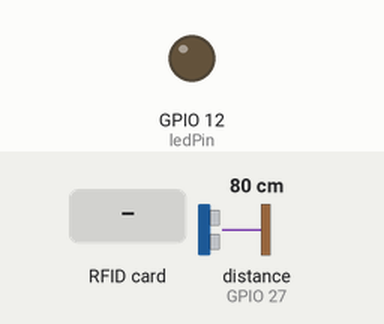
This sketch was run on a simulated ESP32. Shown: output pins drawn as LEDs (lit = HIGH). Dashed ring = blinking. Inputs (shaded band) come from the test bench; at power-on: distance to the obstacle (sensor on GPIO 27) 80 cm. WiFi joins after 1.5 s; servers stay silent unless stated; uploads are accepted with an empty reply; random numbers use the default seed unless the sketch sets one; what the sketch prints to the serial monitor is not drawn.

Above: at 2.7 s.
2.8 s: RFID card 00 00 00 01 held to the reader
At 2.96 s:
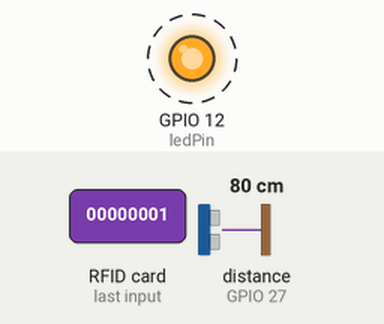
5.8 s: distance to the obstacle (sensor on GPIO 27) set to 7 cm
8.8 s: distance to the obstacle (sensor on GPIO 27) set to 4 cm
At 9.8 s:
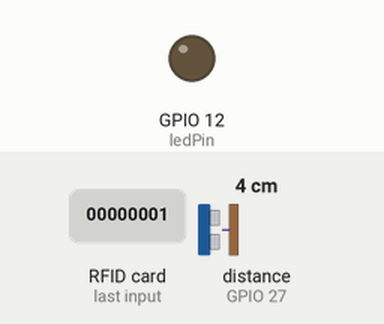
Timing chart, 0 to 11.8 s (numbered marks = the images above; inputs shaded):
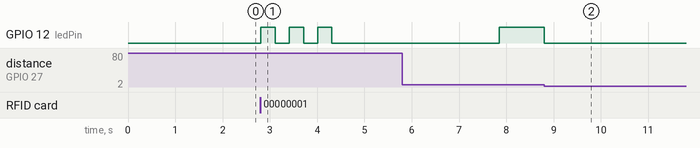

Measured:
- the behaviour switches between 6 and 5 cm on distance to the obstacle (sensor on GPIO 27) (found by bisection; images 1 and 2)
- after the input at 2.8 s, GPIO 12 (ledPin): alternates HIGH for 0.30 s and LOW for 0.30 s, 6 changes in all, then stays LOW, starting at once
- after the input at 8.8 s, GPIO 12 (ledPin): HIGH → LOW at once

The sketch:

responsGame.ino
```cpp
#include "DHT.h"
#define DHTPIN 4
#define DHTTYPE DHT11
#include <SPI.h>
#include <MFRC522.h>
#include <Ultrasonic.h>
#include <WiFi.h>
#include <HTTPClient.h>

const char* ssid = "尖頭賴瑞";
const char* password = "00000001";
const char* serverUrl = "http://172.20.10.2:8000/upload/"; //?

String read_id;
MFRC522 rfid(/*SS_PIN*/ 5, /*RST_PIN*/ 22);
Ultrasonic ultrasonic_26_27(26, 27);
unsigned long elapsedTime = 0;
unsigned long startTime;
double dis;

int ledPin = 12;

void setup()
{
  Serial.begin(115200);
  SPI.begin();
  rfid.PCD_Init();
  pinMode(ledPin, OUTPUT);

  // 初始化隨機數生成器
  randomSeed(analogRead(0));

  WiFi.begin(ssid, password);
  while (WiFi.status() != WL_CONNECTED) {
    delay(500);
    Serial.print(".");
  }
  Serial.println("已連上 WiFi");
}

String mfrc522_readID()
{
  String ret;
  if (rfid.PICC_IsNewCardPresent() && rfid.PICC_ReadCardSerial())
   //讀取並確認不是重複卡片
  {
    MFRC522::PICC_Type piccType = rfid.PICC_GetType(rfid.uid.sak);
    for (byte i = 0; i < rfid.uid.size; i++) {
      ret += (rfid.uid.uidByte[i] < 0x10 ? "0" : "");
      ret += String(rfid.uid.uidByte[i], HEX);
    }//轉成16進制儲存
  }
  rfid.PICC_HaltA();
  // Stop encryption on PCD
  rfid.PCD_StopCrypto1();
  return ret;//回傳已完成轉存之id
}

void loop()
{
  read_id = mfrc522_readID(); //呼叫函式取得16進制id
  if (read_id != "") {
    // 生成2000-4000毫秒（2-4秒）的隨機延遲時間
    long randomDelay = random(2000, 4001);

    // 倒數提示
    digitalWrite(ledPin, HIGH);
    delay(300);
    digitalWrite(ledPin, LOW);
    delay(300);
    digitalWrite(ledPin, HIGH);
    delay(300);
    digitalWrite(ledPin, LOW);
    delay(300);
    digitalWrite(ledPin, HIGH);
    delay(300);
    digitalWrite(ledPin, LOW);

    // 隨機等待時間
    delay(randomDelay);

    digitalWrite(ledPin, HIGH);
    startTime = millis();
    while(ultrasonic_26_27.convert(ultrasonic_26_27.timing(), Ultrasonic::CM) > 5.0){

    }
    elapsedTime = millis() - startTime;
    dis = ultrasonic_26_27.convert(ultrasonic_26_27.timing(), Ultrasonic::CM);
    Serial.print("超聲波距離,");
    Serial.print(dis);
    Serial.print(",反應時間,");
    Serial.println(elapsedTime);
    digitalWrite(ledPin, LOW);

    //傳送
    HTTPClient http;
    http.begin(serverUrl);
    http.addHeader("Content-Type", "application/json");

    String payload = "{\"distance\": " + String(dis, 1) +
                     ", \"responseTime\": " + String(elapsedTime) + "}";

    int httpResponseCode = http.POST(payload);
    Serial.println("回應碼: " + String(httpResponseCode));
    http.end();
  }
}
```
